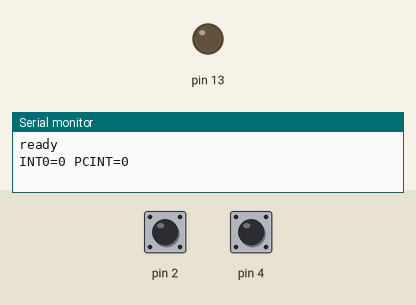
Recording of a sketch running on a simulated Arduino Uno, built with avr-gcc and run on an emulated ATmega328P. Parts: output pins drawn as LEDs (lit = HIGH), the last lines printed to the serial monitor. The inputs (shaded band) are chosen by the test bench; at power-on: pin 2 HIGH, pin 4 HIGH.

Above: at 1.2 s.
1.3 s: pin 2 pulled LOW for 0.15 s
At 2.5 s:
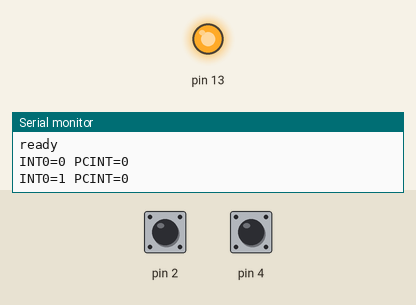
2.9 s: pin 2 pulled LOW for 1 s
At 3.8 s:
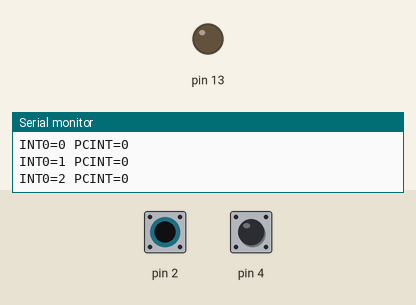
5.4 s: pin 2 pulled LOW for 3.2 s
At 5.7 s:
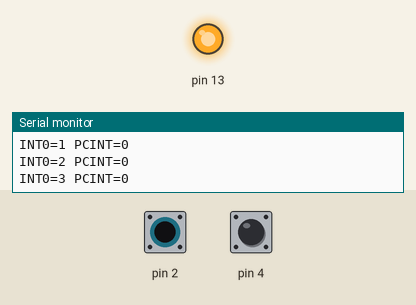
Timing chart, 0 to 8.4 s (numbered marks = the images above; inputs shaded):
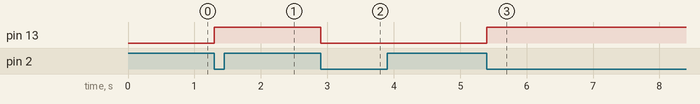

Measured:
- after the input at 1.3 s, pin 13: LOW → HIGH at once
- after the input at 2.9 s, pin 13: HIGH → LOW at once
- after the input at 5.4 s, pin 13: LOW → HIGH at once

The sketch:

interrupt.ino
```cpp
// INT0 (D2, FALLING) นับการกดปุ่ม · PCINT20 (D4, ทุกขอบ) นับการเปลี่ยนระดับ · LED D13 สลับทุกครั้งที่ INT0 ทำงาน
volatile unsigned int presses = 0;
volatile unsigned int changes = 0;
void onPress() { presses++; digitalWrite(13, !digitalRead(13)); }
ISR(PCINT2_vect) { changes++; }
void setup() {
  Serial.begin(9600);
  pinMode(13, OUTPUT);
  pinMode(2, INPUT_PULLUP);
  pinMode(4, INPUT_PULLUP);
  attachInterrupt(digitalPinToInterrupt(2), onPress, FALLING);
  PCICR |= _BV(PCIE2);
  PCMSK2 |= _BV(PCINT20);
  Serial.println("ready");
}
void loop() {
  static unsigned int last = 0xFFFF, lastC = 0xFFFF;
  noInterrupts(); unsigned int p = presses, c = changes; interrupts();
  if (p != last || c != lastC) { Serial.print("INT0="); Serial.print(p); Serial.print(" PCINT="); Serial.println(c); last = p; lastC = c; }
}
```
